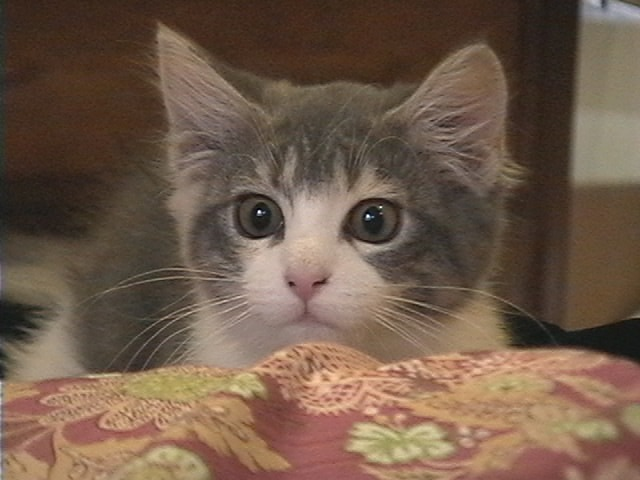
//> input picture kisozemi/sample.jpg, 640 x 480 px
$ ./splitAndMergeColorImage   (built with g++ and OpenCV 4)
//> lines starting //> are read from the running program, lines starting //| are printed output that depends on the picture
#include <opencv2/opencv.hpp>
#include <iostream>

#ifdef _DEBUG	//libファイルをリンク
#pragma comment(lib, "opencv_ts300d.lib")
#pragma comment(lib, "opencv_world300d.lib")
#else
#pragma comment(lib, "opencv_ts300.lib")
#pragma comment(lib, "opencv_world300.lib")
#endif

using namespace std;

//チャンネルの分割・統合
void splitAndMergeColorImage()
{
	cv::Mat image = cv::imread("sample.jpg");
//> image is the input picture: 480 rows x 640 cols, CV_8UC3; mean B, G, R 74.1, 90.8, 112.8

	if (image.empty())
	{
		cout << "画像ファイルを読み込めませんでした．" << endl;
		return;
	}

	cv::imshow("image", image);

	cv::Mat channels[3];
	cv::split(image, channels);	//imageを3つのMatオブジェクトに分離
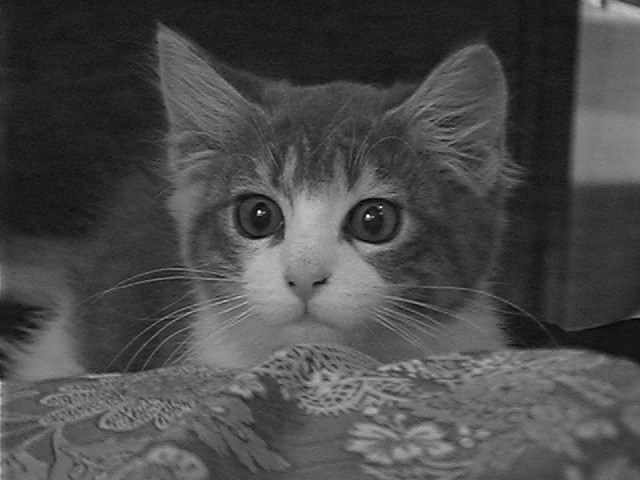
//> channels[0]: 480 rows x 640 cols, CV_8UC1; min 0, max 255, mean 74.1
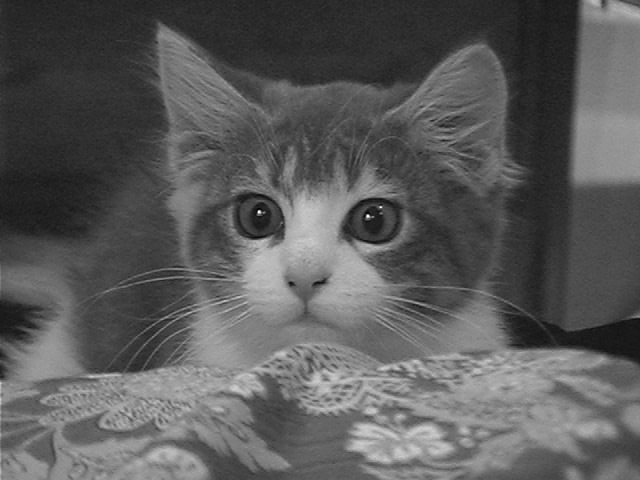
//> channels[1]: 480 rows x 640 cols, CV_8UC1; min 0, max 255, mean 90.8
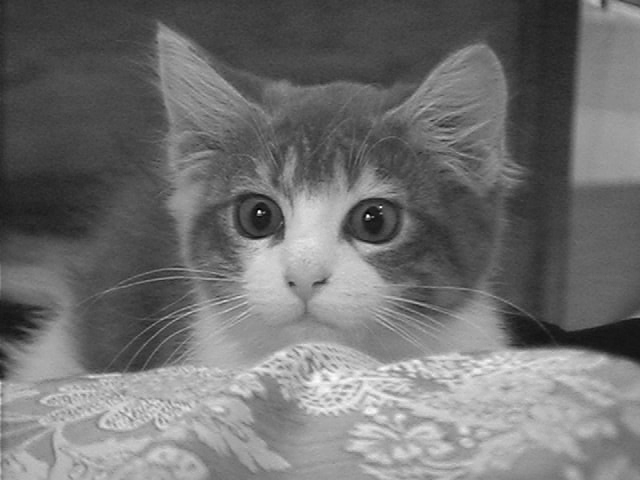
//> channels[2]: 480 rows x 640 cols, CV_8UC1; min 0, max 254, mean 112.8

	cv::Mat mergeChannels[3];	//チャンネル並び替え用のMat配列
	mergeChannels[0] = channels[2];	//BlueをRedに
	mergeChannels[1] = channels[1];	//Greenはそのまま
	mergeChannels[2] = channels[0];	//RedをBlueに

	cv::Mat mergeImage;
	cv::merge(mergeChannels, 3, mergeImage);	//チャンネルを並び替えた画像を生成
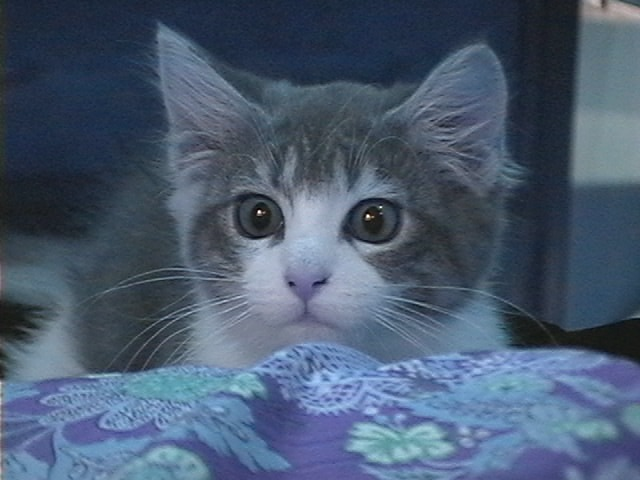
//> mergeImage: 480 rows x 640 cols, CV_8UC3; mean B, G, R 112.8, 90.8, 74.1

	cv::imshow("mergeImage", mergeImage);

	cv::waitKey();
}

int main(int argc, char** argv)
{
	splitAndMergeColorImage();
	return 0;
}

$ run again, with kisozemi/ex_mekakusi.jpg copied over kisozemi/sample.jpg
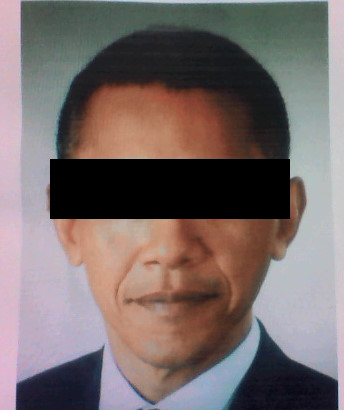
//> input picture kisozemi/ex_mekakusi.jpg, 344 x 410 px
//> in splitAndMergeColorImage, image is the input picture: 410 rows x 344 cols, CV_8UC3; mean B, G, R 105.9, 107, 119.1
//> in splitAndMergeColorImage, `cv::split(image, channels);`:
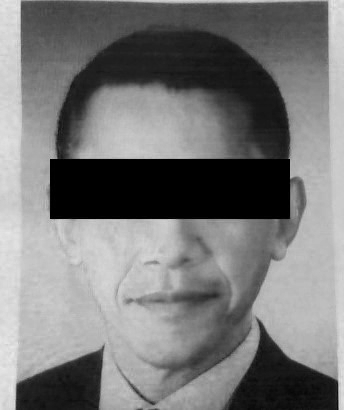
//> channels[2]: 410 rows x 344 cols, CV_8UC1; min 0, max 232, mean 119.1
//> in splitAndMergeColorImage, `cv::merge(mergeChannels, 3, mergeImage);`:
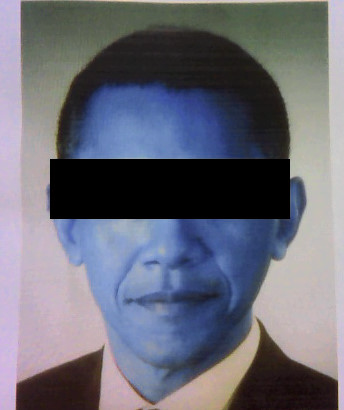
//> mergeImage: 410 rows x 344 cols, CV_8UC3; mean B, G, R 119.1, 107, 105.9

$ run again, with kisozemi/ex_sonyu.jpg copied over kisozemi/sample.jpg
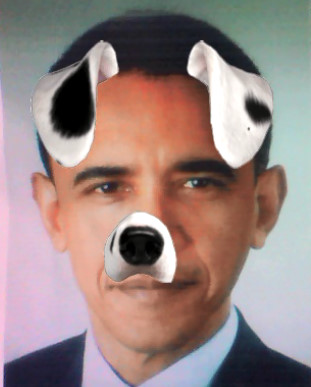
//> input picture kisozemi/ex_sonyu.jpg, 311 x 387 px
//> in splitAndMergeColorImage, image is the input picture: 387 rows x 311 cols, CV_8UC3; mean B, G, R 131, 133.9, 153.5
//> in splitAndMergeColorImage, `cv::split(image, channels);`:
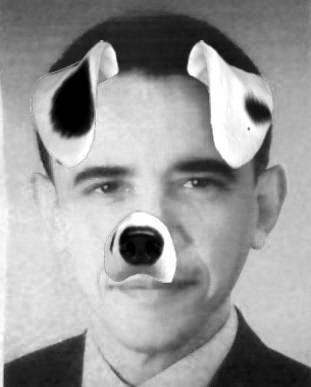
//> channels[2]: 387 rows x 311 cols, CV_8UC1; min 0, max 255, mean 153.5
//> in splitAndMergeColorImage, `cv::merge(mergeChannels, 3, mergeImage);`:
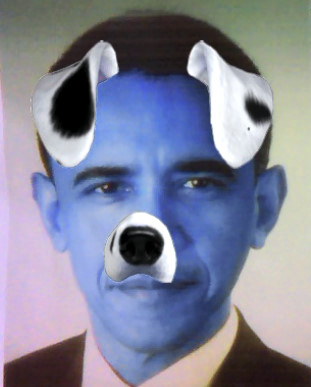
//> mergeImage: 387 rows x 311 cols, CV_8UC3; mean B, G, R 153.5, 133.9, 131
